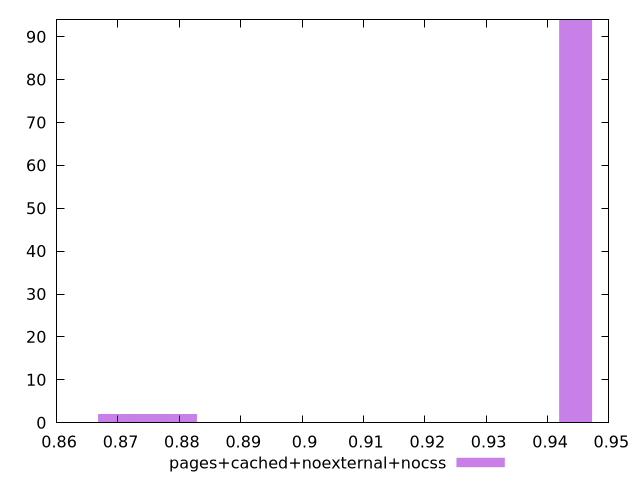

Source code (gnuplot):
$_pagesCachedNoexternalNocss <<EOF
0.944582103571307 94
0.8694448907872258 2
0.8748118345575173 2
0.8801787783278088 2
EOF
set key outside below
set terminal pngcairo
set output "report_00005_2020-11-02T22-26-11.212Z/performance_score/pages+cached+noexternal+nocss//hist.png"
set yrange [0:94]
set boxwidth 0.005366943770291517
set style fill transparent solid 0.5 noborder
plot $_pagesCachedNoexternalNocss title "pages+cached+noexternal+nocss" with boxes ,
